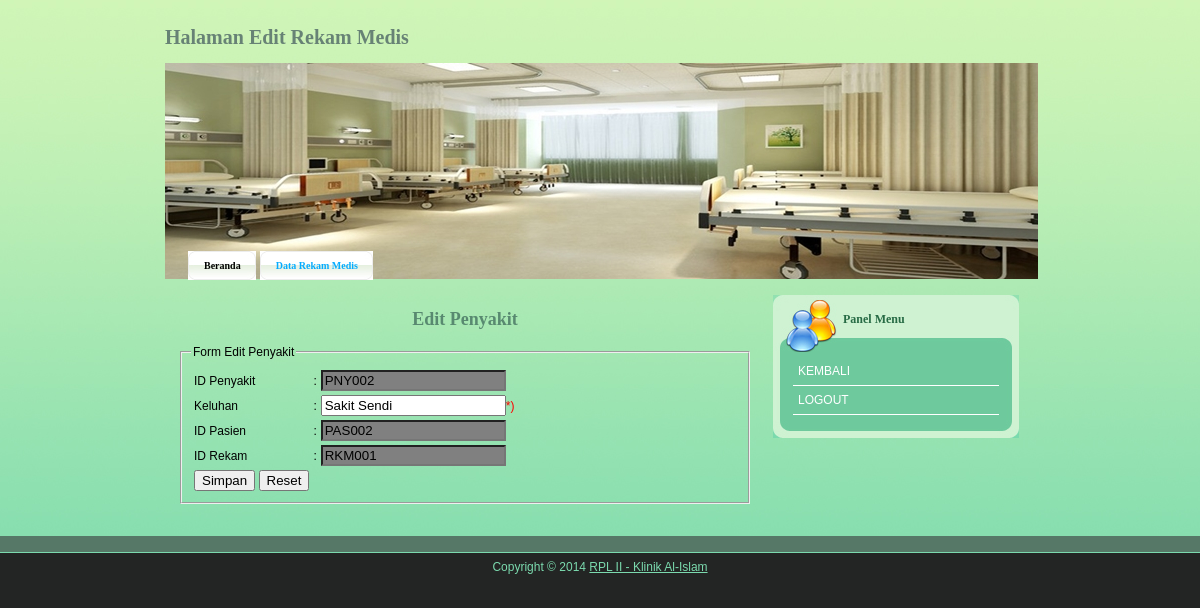
Page /perawat_editdet.php?id=PNY002 on the committed database.
### tables this page shows
CREATE TABLE IF NOT EXISTS `penyakit` (
  `pasien_id` char(6) NOT NULL,
  `penyakit_id` char(6) NOT NULL,
  `penyakit_nama` varchar(20) NOT NULL,
  `rekam_id` char(6) NOT NULL,
  PRIMARY KEY (`penyakit_id`),
  KEY `pasien_id` (`pasien_id`),
  KEY `rekam_id` (`rekam_id`)
);

### perawat_editdet.php (the view, shortened to what this page needs)
<?php
include 'includes/koneksi.php';
if (isset($_GET['id'])) {
    $query = $dbh->query("SELECT * FROM penyakit WHERE penyakit_id = '$_GET[id]'");
    $data  = $query->fetch(PDO::FETCH_ASSOC);
} else {
    echo "ID tidak tersedia !";
    exit();
}
?>
<!DOCTYPE html PUBLIC "-//W3C//DTD XHTML 1.0 Transitional//EN" "http://www.w3.org/TR/xhtml1/DTD/xhtml1-transitional.dtd">
<html xmlns="http://www.w3.org/1999/xhtml">
		<head>
		<link href="adsi.css" rel="stylesheet" type="text/css" />
		</head>
<body>
	<div id="templatemo_top_bg">
   	  <div class="templatemo_container">
        	<div id="templatemo_header">
            	<div id="templatemo_logo">
	            	Halaman Edit Rekam Medis
                </div>
                <div id="templatemo_header_bottom">
                	<div id="templatemo_menu">
                    	<ul>
                        	<li><a href="perawat_beranda.php"><b>Beranda</b></a></li>
							<li class="current"><a href="perawat_rekam.php"><b>Data Rekam Medis</b></a></li>
                        </ul>
                    </div>
                </div>
            </div>
            <div id="templatemo_content">
            	<div id="templatemo_content_left">
                	<div class="templatemo_post">
						<h1 align="center">Edit Penyakit</h1>
							<fieldset style="width : auto%; margin: auto;">
								<legend>Form Edit Penyakit</legend>
								<table border="0">
									<tr><form method="post" action="perawat_updatepenyakit.php">
									<tr><td>ID Penyakit</td><td>:</td><td><input type="text" name="id" value="<?php echo $data['penyakit_id']; ?>" readonly style="background-color: gray;" /></td></tr><tr>
										<td>Keluhan</td><td>:</td><td><input type="text" maxlength="25" name="penyakit_nama" value="<?php echo $data['penyakit_nama']; ?>" required /><font color="red">*)</font></td>
									</tr><tr>
										<td>ID Pasien</td><td>:</td><td><input type="text" name="pasien_id" value="<?php echo $data['pasien_id']; ?>" readonly style="background-color: gray;"/></td>
									</tr><tr>
										<td>ID Rekam</td><td>:</td><td><input type="text" name="rekam_id" value="<?php echo $data['rekam_id']; ?>" readonly style="background-color: gray;" /></td>
									</tr><tr>
										<td>
										<input type="submit" value="Simpan">
										<input type="reset" value="Reset" onclick="return confirm('Hapus data yang telah diinput?')"></td>
									</tr></form>
								</table>
							</fieldset>
                    </div>
              </div>
              <div id="templatemo_content_right">
                    <div class="templatemo_section">
                    	<div class="templatemo_section_2_top">
                        Panel Menu
                        </div>
                        <div class="templatemo_section_2_mid">
                        <ul>
                        	<li><a href="perawat_rekam.php">KEMBALI</a> </li>
                        	<li><a href="index.php">LOGOUT</a> </li>
						</ul>
                        </div>
                        <div class="templatemo_section_2_bottom">
                        </div>
                    </div>
                </div>
                <div class="cleaner_with_height"></div>
        </div>
        <div class="cleaner_with_height"></div>
   	  </div>
    </div>
    <div id="templatemo_bottom_bg">
    	<div class="templatemo_container">
        	<div id="templatemo_bottom_panel">
			</div>
            <div class="cleaner_with_height"></div>
        </div>
    </div>
    <?php include 'includes/footer.php'; ?>
</body>
</html>

### adsi.css (style rules this page uses)
html { background: #232524; }
body { margin: 0; padding:0; font-family: Arial, Helvetica, sans-serif; font-size: 12px; line-height: 1.5em; width: 100%; display: table; }
a:link, a:visited { color: #006699; text-decoration: underline; }
.templatemo_container { width: 900px; margin: auto; }
#templatemo_bottom_bg { width: 100%; background: #567867; border-bottom: 1px solid #7bdaae; }
#templatemo_top_bg { width: 100%; background: #7bdaae url(images/templatemo_bg.jpg) repeat-x; }
#templatemo_header { width: 100%; height: 280px; }
#templatemo_logo { float: left; width: 600px; height: 20px; font-family: Tahoma; font-size: 20px; font-weight: bold; color: #678275; margin: 28px 0 0 15px; padding: 0; }
#templatemo_header_bottom { float: left; width: 873px; height: 216px; background: url(images/templatemo_header.jpg) no-repeat; margin: 15px 0 0 15px; }
#templatemo_menu { width: 465px; height: 29px; margin: 170px 0 0 23px; padding: 0; }
#templatemo_menu ul { list-style: none; display: inline; }
#templatemo_menu li a { float: left; display: block; color: #000; background: url(images/templatemo_menu_left.jpg) no-repeat; text-decoration: none; font-family: Tahoma; font-size: 10px; margin: 0 4px 0 0; padding: 0; height: 29px; line-height: 29px; text-align: center; cursor: pointer; }
#templatemo_menu li a b { float: left; display: block; margin: 0 0 0 6px; padding: 0 15px 0 10px; background: url(images/templatemo_menu_right.jpg) right top no-repeat; color: #000; }
#templatemo_menu li.current a, #templatemo_menu li a:hover, #templatemo_menu li.current a b, #templatemo_menu li a:hover b { color: #05acff; }
#templatemo_content { margin: 15px; padding: 0; }
#templatemo_content_left { float: left; width: 600px; }
#templatemo_content_left .templatemo_post { margin: 15px; padding: 0; }
.templatemo_post h1 { font-family: Tahoma; font-size: 18px; color: #588970; margin: 0 0 15px 0; padding: 0; }
#templatemo_content_right { float: right; width: 250px; margin: 0 12px 0 0 ; padding: 0; }
.templatemo_section { margin: 0 0 15px 0; padding: 0; }
.templatemo_section_2_top { width: 176px; height: 42px; font-family: Tahoma; font-weight: bold; font-size: 12px; color: #276b45; background: url(images/templatemo_section_2_top_bg.jpg) no-repeat; margin: 0; padding: 15px 0 0 70px; }
.templatemo_section_2_mid { width: 246px; background: url(images/templatemo_section_2_mid_bg.jpg) repeat-y; margin: 0; padding: 5px 0; }
.templatemo_section_2_bottom { width: 246px; height: 18px; background: url(images/templatemo_section_2_bottom_bg.jpg) no-repeat; }
.templatemo_section_2_mid ul { list-style: none; margin: 0 20px; padding: 0; }
.templatemo_section_2_mid li { border-bottom: 1px solid #fff; margin: 0; padding: 5px; }
.templatemo_section_2_mid li a { color: #fff; text-decoration: none; }
#templatemo_bottom_panel { width: 100%; margin: 0; padding: 15px 0 0 0; }
.cleaner_with_height { clear: both; height: 1px; }

### rows in the picture
penyakit: id "PNY002", penyakit_nama "Sakit Sendi", pasien_id "PAS002", rekam_id "RKM001"
